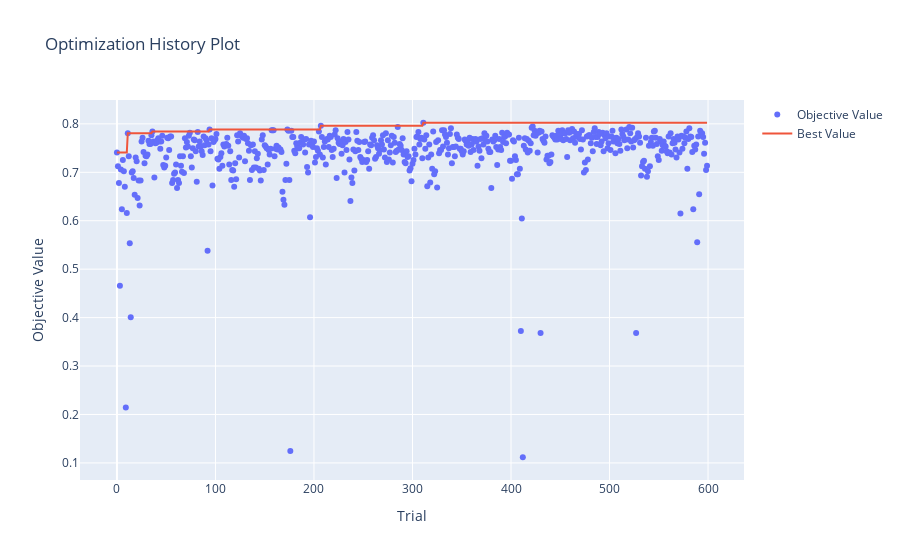

Notebook code cell kept with this figure:
### Code cell
# Plotting the optimization history by trial number
optuna.visualization.plot_optimization_history(study)

### Figure 1 — Plotly figure (JSON) as saved in the notebook; plotly's stock layout.template omitted (floating-point values rounded to 4 significant figures; data arrays with more than 128 entries replaced by an {"elided": "..."} marker saying what was removed)
{"data": [{"mode": "markers", "name": "Objective Value", "type": "scatter", "x": {"elided": "600 int values"}, "y": {"elided": "600 float values"}}, {"mode": "lines", "name": "Best Value", "type": "scatter", "x": {"elided": "600 int values"}, "y": {"elided": "600 float values"}}, {"marker": {"color": "#cccccc"}, "mode": "markers", "name": "Infeasible Trial", "showlegend": false, "type": "scatter", "x": [], "y": []}], "layout": {"title": {"text": "Optimization History Plot"}, "xaxis": {"title": {"text": "Trial"}}, "yaxis": {"title": {"text": "Objective Value"}}}}
